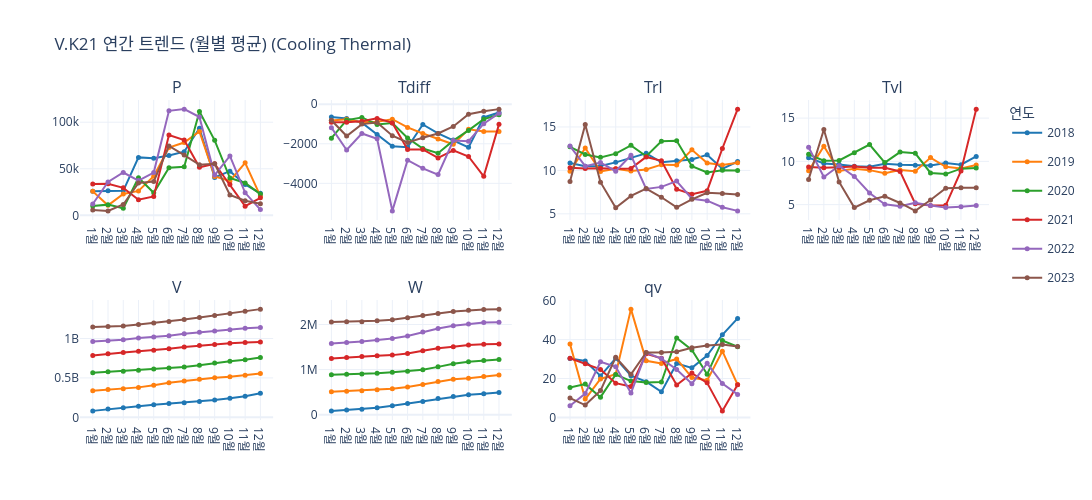
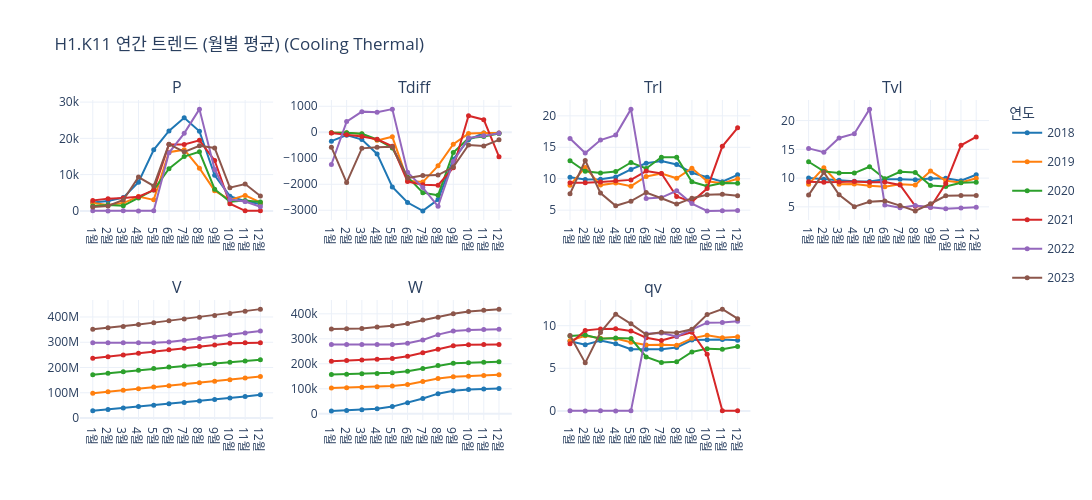
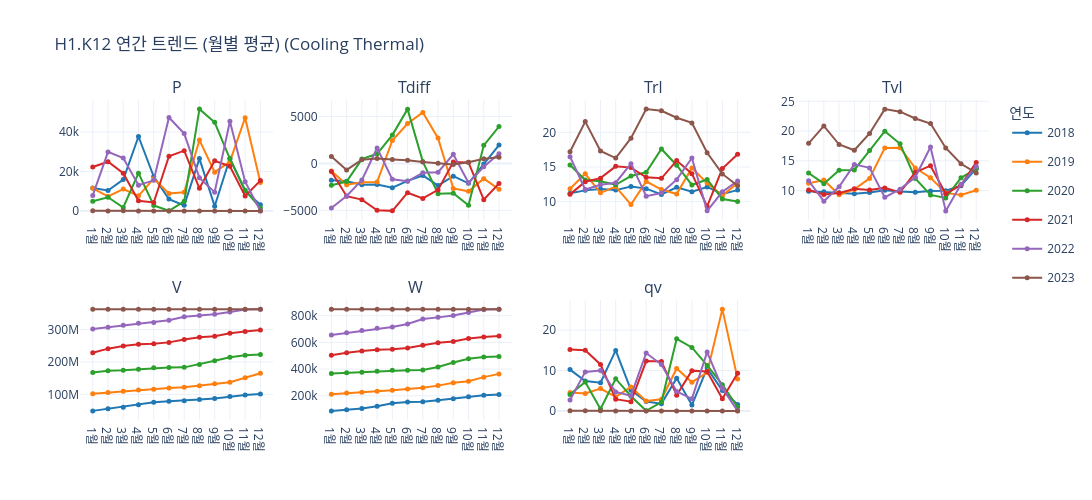
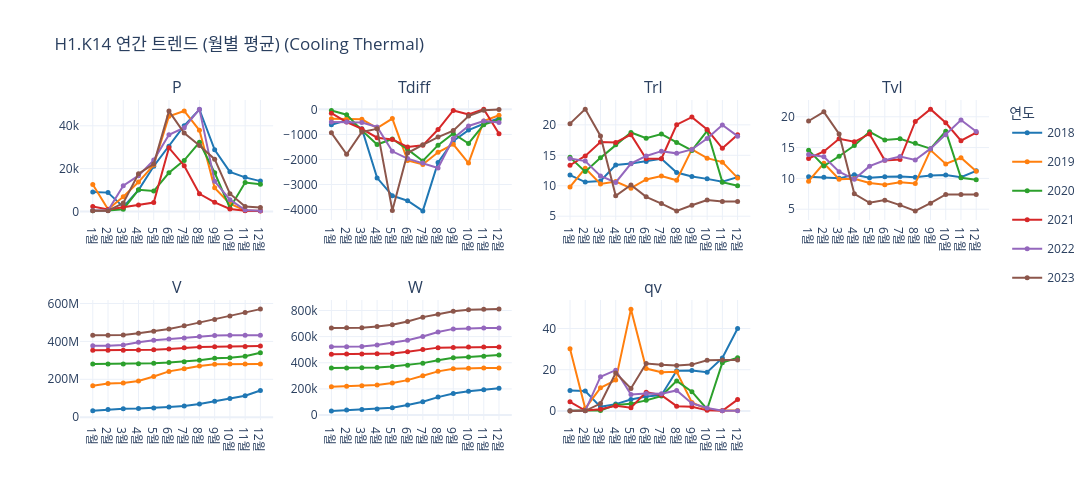

Source (notebook cell) for these figures, in order:
### Markdown cell above
## 2. Cooling system - 열량계

### Code cell
for meter in COOLING_THERMAL:
    print(f'조회 중: {meter}')
    df = fetch_meter_data(meter)
    print(f'  → {len(df)}행, 측정항목: {list(df.columns)}')
    fig = plot_annual_trend(meter, df, '(Cooling Thermal)')
    fig.show()
